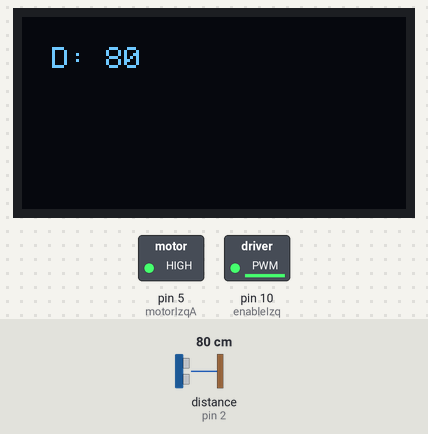
The sketch below on a simulated Arduino Uno, built with avr-gcc and run on an emulated ATmega328P. Parts: 128×64 one-colour display, switched loads named in the sketch (green lamp = pin HIGH). Wiring (inferred from the names in the program): ultrasonic range finder: trigger pin 3; echo pin 2. The inputs (shaded band) are chosen by the test bench; at power-on: distance to the obstacle (sensor on pin 2) 80 cm. The echo pulse lasts 58.3 µs per cm; the display library's start-up logo is not drawn; pins used as bus, display or sensor lines are not drawn; what the sketch prints to the serial monitor is not drawn.

Above: at 2.99 s.
3.3 s: distance to the obstacle (sensor on pin 2) set to 2 cm
At 3.65 s:
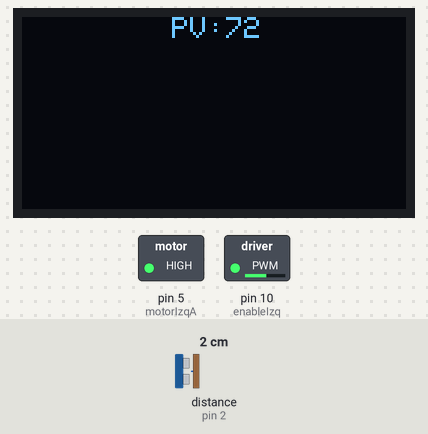
5.7 s: distance to the obstacle (sensor on pin 2) set to 47 cm
At 6.69 s:
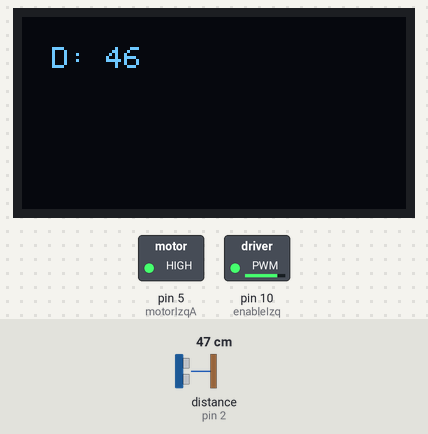
8.0 s: distance to the obstacle (sensor on pin 2) set to 57 cm
At 8.31 s:
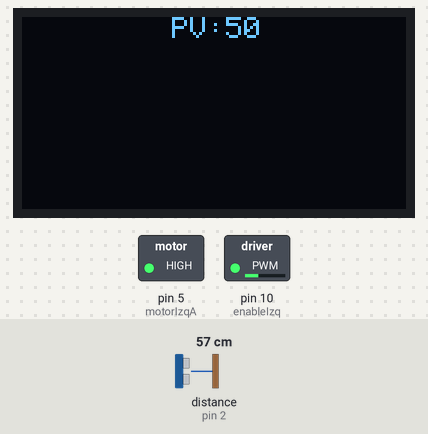
Timing chart, 0 to 11.0 s (numbered marks = the images above; inputs shaded):
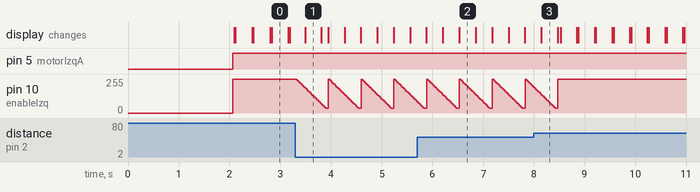

The sketch:

DisplayUltra.ino
```cpp
//Librerias
#include <SPI.h>
#include <Wire.h>
#include <Adafruit_GFX.h>
#include <Adafruit_SSD1306.h>

Adafruit_SSD1306 display(-1);
// Definicion motor
const byte motorIzqA = 5;
//const byte motorIzqB = 4;
const byte enableIzq = 10;
// Definicion ultrasonico
const byte trigg = 3;
const byte echo = 2;
// Definicion de velocidad
const byte velMax = 254;
const byte velMin = 33; // Velocidad inicial
byte velocidad = 0;

void setup() {
  // Inicializacion de puerto serie
  Serial.begin(9600);

  // Inicializacion del ultrasonico
  pinMode(trigg, OUTPUT);
  pinMode(echo, INPUT);
  digitalWrite(trigg, LOW);

  //Inicialización de motor
  pinMode(motorIzqA, OUTPUT);
  analogWrite(enableIzq, 0);

  // Inicializacion del display
  display.begin(SSD1306_SWITCHCAPVCC, 0x3C);
  display.display();

  delay(2000);
  display.clearDisplay();
}

void loop() {
  display.clearDisplay();
  int distancia = mide_distancia();
  control_velocidad(distancia);

  mostrarDistancia(distancia);

  Serial.println(distancia);
}

int mide_distancia(){
  gatillo();
  long tiempo = pulseIn(echo, HIGH);
  int distancia = tiempo/58;
  return distancia;
}

//gatillo = disparo de la salida ultrasonica
void gatillo(){
  digitalWrite(trigg, HIGH);
  delayMicroseconds(10);
  digitalWrite(trigg, LOW);
}

void iniciar_motor(int vel){
  digitalWrite(motorIzqA, HIGH); // Activa el motor en sentido A
  analogWrite(enableIzq, vel); // Establece la velocidad
}

void control_velocidad(int distancia){
  if(distancia > 50){
    iniciar_motor(velMax);
    mostrarVelocidad(velMax);
  }else if(distancia <= 50){
    for (int i = velMax; i >= velMin; i -= 10) {
      iniciar_motor(i);
      mostrarVelocidad(i);
    }
  }

}

void mostrarVelocidad(int velocidad){
  display.clearDisplay();

  int porcentajeVelocidad = map(velocidad, velMin, velMax, 0, 100);
  display.setCursor(50, 0);
  display.print("PV:");
  display.print(porcentajeVelocidad);

  display.display();

}

void mostrarDistancia(int distancia){
  display.clearDisplay();
  display.setTextSize(1);
  display.setCursor(10, 10);
  display.setTextColor(WHITE);
  display.print("D: ");
  display.print(distancia);

  display.display();
}
```

Measured:
- the behaviour switches between 51 and 52 cm on distance to the obstacle (sensor on pin 2) (found by bisection; images 2 and 3)
- after the input at 3.3 s, pin 10 (enableIzq): ramps from 254/255 to 34/255 and jumps back, once every 0.64 s; the display: changes after 0.19 s (image 1)
- after the input at 8.0 s, pin 10 (enableIzq): goes on until 8.5 s, then stays 254/255
